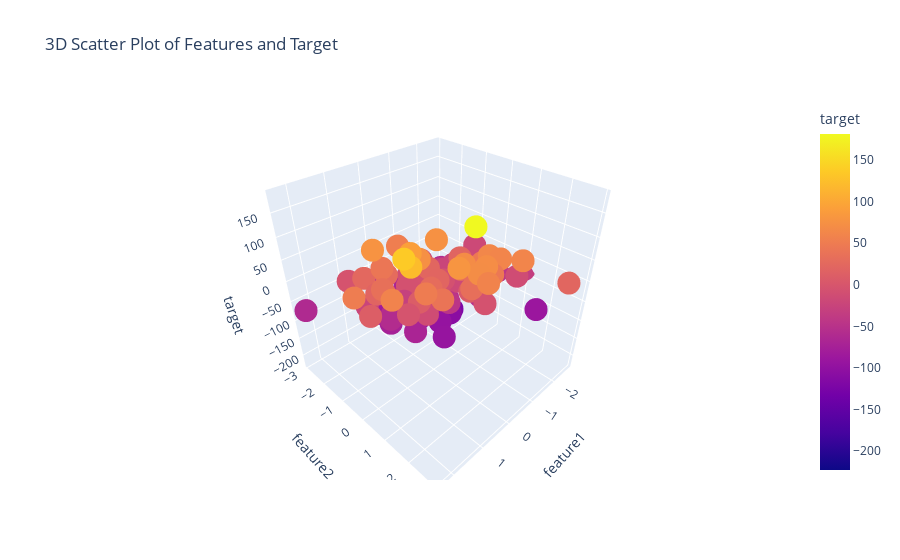

The code cell stored with this chart in its notebook:
### Code cell
fig = px.scatter_3d(df, x='feature1', y='feature2', z='target', color='target', title='3D Scatter Plot of Features and Target')
fig.show()
